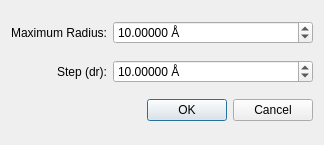
<?xml version="1.0" encoding="UTF-8"?>
<ui version="4.0">
 <class>Avogadro::QtPlugins::PdfOptionsDialog</class>
 <widget class="QDialog" name="Avogadro::QtPlugins::PdfOptionsDialog">
  <property name="geometry">
   <rect>
    <x>0</x>
    <y>0</y>
    <width>324</width>
    <height>145</height>
   </rect>
  </property>
  <property name="windowTitle">
   <string>PDF Plot Options</string>
  </property>
  <layout class="QGridLayout" name="gridLayout">
    <item row="0" column="0">
     <widget class="QLabel" name="label">
      <property name="text">
       <string>Maximum Radius:</string>
      </property>
      <property name="alignment">
       <set>Qt::AlignRight|Qt::AlignTrailing|Qt::AlignVCenter</set>
      </property>
     </widget>
    </item>
    <item row="0" column="1">
      <widget class="QDoubleSpinBox" name="spin_maxRadius">
       <property name="suffix">
        <string> Å</string>
       </property>
       <property name="decimals">
        <number>5</number>
       </property>
       <property name="minimum">
        <double>0.00001</double>
       </property>
       <property name="maximum">
        <double>100.00000</double>
       </property>
       <property name="value">
        <double>10.00000</double>
       </property>
      </widget>
   </item>
    <item row="1" column="0">
     <widget class="QLabel" name="label2">
      <property name="text">
       <string>Step (dr):</string>
      </property>
      <property name="alignment">
       <set>Qt::AlignRight|Qt::AlignTrailing|Qt::AlignVCenter</set>
      </property>
     </widget>
    </item>
    <item row="1" column="1">
      <widget class="QDoubleSpinBox" name="spin_step">
       <property name="suffix">
        <string> Å</string>
       </property>
       <property name="decimals">
        <number>5</number>
       </property>
       <property name="minimum">
        <double>0.00001</double>
       </property>
       <property name="maximum">
        <double>100.00000</double>
       </property>
       <property name="value">
        <double>10.00000</double>
       </property>
      </widget>
   </item>
   <item row="2" column="1">
    <widget class="QDialogButtonBox" name="buttonBox">
     <property name="standardButtons">
      <set>QDialogButtonBox::Cancel|QDialogButtonBox::Ok</set>
     </property>
    </widget>
   </item>   
  </layout>
 </widget>
 <tabstops>
  <tabstop>spin_maxRadius</tabstop>
  <tabstop>spin_step</tabstop>
 </tabstops>
 <resources/>
 <connections>
  <connection>
   <sender>buttonBox</sender>
   <signal>accepted()</signal>
   <receiver>Avogadro::QtPlugins::PdfOptionsDialog</receiver>
   <slot>accept()</slot>
   <hints>
    <hint type="sourcelabel">
     <x>226</x>
     <y>204</y>
    </hint>
    <hint type="destinationlabel">
     <x>161</x>
     <y>118</y>
    </hint>
   </hints>
  </connection>
  <connection>
   <sender>buttonBox</sender>
   <signal>rejected()</signal>
   <receiver>Avogadro::QtPlugins::PdfOptionsDialog</receiver>
   <slot>reject()</slot>
   <hints>
    <hint type="sourcelabel">
     <x>226</x>
     <y>204</y>
    </hint>
    <hint type="destinationlabel">
     <x>161</x>
     <y>118</y>
    </hint>
   </hints>
  </connection>
 </connections>
</ui>
